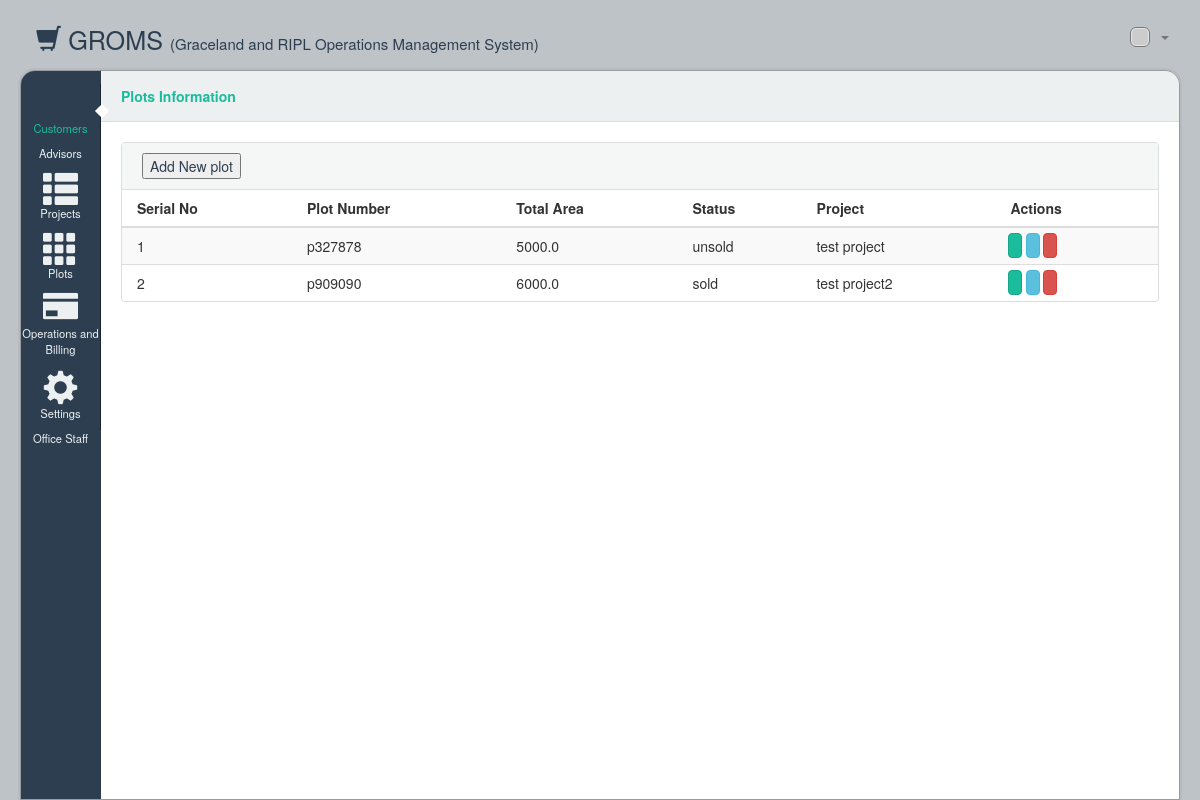
The app's page /plots/ with its own data.
### grom/models.py (models this page shows, shortened)
class PlotDetail(models.Model):
	plot_number = models.CharField(max_length = 10)
	remark = models.TextField()
	date = models.DateField()
	total_area = models.FloatField()
	tan_area = models.FloatField()
	net_area = models.FloatField()
	status = models.CharField(max_length = 15)
	project_id = models.ForeignKey('ProjectDetail')

class ProjectDetail(models.Model):
	project_name = models.CharField(max_length = 50)
	description = models.TextField()
	land_detail_id = models.ForeignKey('LandDetail')
	layout_detail_id = models.ForeignKey('LayoutDetail')
	def __str__(self):
		return self.project_name

### grom/views.py (the view)
# urls.py: url(r'^plots/$', views.plots),
def plots(request):
    projects = ProjectDetail.objects.all()
    plots = PlotDetail.objects.all()
    context = {'projects': projects, 'plots': plots}
    return render(request, 'grom/plots.html', context)

### grom/templates/grom/plots.html (shortened to what this page needs)
{%extends 'grom/base.html' %}
{%load staticfiles %}
{%block content%}
      <section id='tools'>
        <ul class='breadcrumb' id='breadcrumb'>
          <li class='title'>Plots Information</li>
        </ul>
        <div id='toolbar'>
        </div>
      </section>
      <div id='content'>
        <div class='panel panel-default grid'>
          <div class='panel-heading'>
            <button data-toggle="modal" data-target="#add_plot">Add New plot</button>
          </div>
          <table class='table'>
            <thead>
              <tr>
                <th>Serial No</th>
                <th>Plot Number</th>
                <th>Total Area</th>
                <th>Status</th>
                <th>Project</th>
                <th class='actions'>
                  Actions
                </th>
              </tr>
            </thead>
            <tbody>
            {% for plot in plots %}
              <tr>
                <td>{{forloop.counter}}</td>
                <td>{{plot.plot_number}}</td>
                <td>{{plot.total_area}}</td>
                <td>{{plot.status}}</td>
                <td>{{plot.project_id}}</td>
                <td class='action'>
                  <a data-toggle="tooltip" title="View" class="btn btn-success" href="/plot_detail/{{plot.id}}/"></a>
                  <button class='btn btn-info' data-toggle="modal" data-target="#edit_plot" data-id="{{plot.id}}" data-plotnumber="{{plot.plot_number}}" data-remark="{{plot.remark}}" data-date="{{plot.date|date:'Y-m-d'}}" data-totalarea="{{plot.total_area}}" data-tanarea="{{plot.tan_area}}" data-netarea="{{plot.net_area}}" data-status="{{plot.status}}" data-project="{{plot.project_id.id}}">
                  </button>
                  <a class='btn btn-danger' href='/delete_plot/{{plot.id}}/' >
                  </a>
                </td>
              </tr>
            {% endfor %}
            </tbody>
          </table>
        </div>
      </div>
{%endblock content%}

### records on screen
PlotDetail: plot_number "p327878", total_area "5000.0", status "unsold", project_id "test project"
PlotDetail: plot_number "p909090", total_area "6000.0", status "sold", project_id "test project2"
